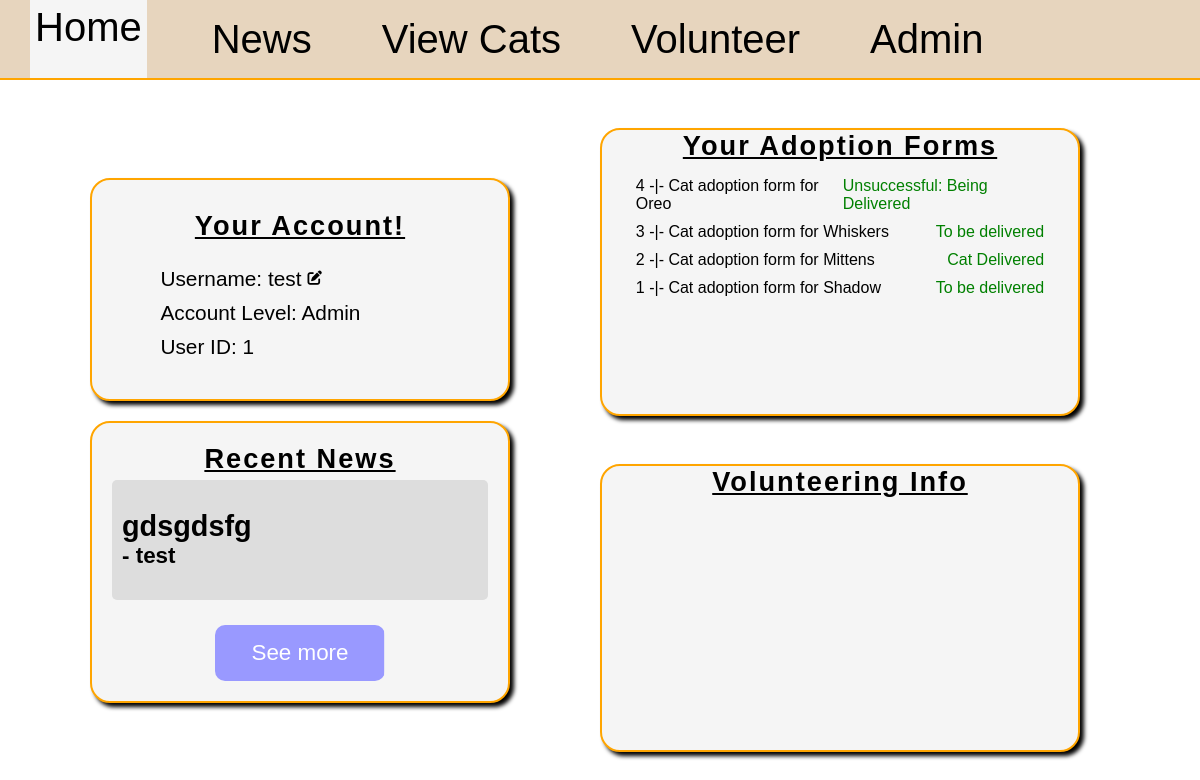
Page /home/1 on the earlier database version.
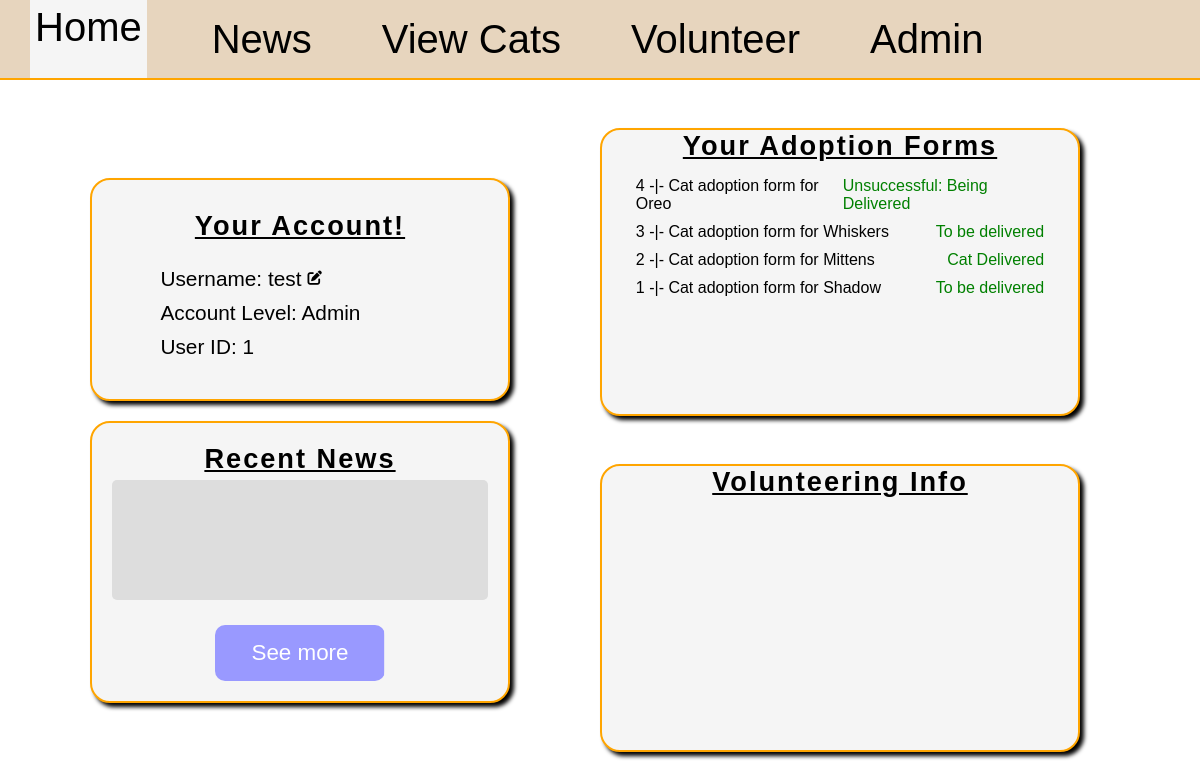
Same page on the later database version.
### db_management.py (models this page shows)
class News(db.Model):
    id = db.Column(db.Integer, primary_key=True)
    headline = db.Column(db.String(50), nullable=False, unique=True)
    description = db.Column(db.String(250), nullable=False, unique=True)
    author_id = db.Column(db.Integer, db.ForeignKey('user.id'), nullable=False)

class User(db.Model):
    id = db.Column(db.Integer, primary_key=True)
    username = db.Column(db.String(50), nullable=False, unique=True)
    password = db.Column(db.String(50), nullable=False)
    level = db.Column(db.String(50), nullable=False)
    news = db.relationship('News', backref='author', lazy=True)
    forms = db.relationship('AdoptionForm', backref='user', lazy=True)
    volunteer_request = db.relationship('VolunteerRequest', backref='user', lazy=True)
    transport = db.relationship('CatTransport', backref='user', lazy=True)

### main.py (the view)
@app.route('/home/<int:id>', methods=["GET", "POST"])
def home(id):
	user = User.query.filter(User.id==id).first()
	form = UsernameForm()
	newest_news = News.query.order_by(News.id.desc()).first()
	user_adoptions = AdoptionForm.query.filter(AdoptionForm.user_id==id).all()
	user_applications = VolunteerRequest.query.filter(VolunteerRequest.user_id==id).order_by(VolunteerRequest.user_id.desc()).all()
	if form.validate_on_submit():
		form_username = form.username.data
		found_user = User.query.filter(User.username==form_username).first()
		if found_user and form_username != user.username:
			form.username.data = user.username
			return render_template("home.html", applications=user_applications, user=user, form=form, error="exists", news=newest_news, asoptions=user_adoptions)
		else:
			user.username = form_username
			db.session.commit()
			return redirect(url_for("home", id=user.id))
	else:
		form.username.data = user.username
		return render_template("home.html", applications=user_applications, user=user, form=form, error="none", news=newest_news, adoptions=user_adoptions)

### templates/home.html (shortened to what this page needs)
{% extends "base.html" %}
{% block style %}
<link rel="stylesheet" href="{{ url_for('static', filename='home.css') }}">
<link rel="stylesheet" href="https://cdnjs.cloudflare.com/ajax/libs/font-awesome/6.5.0/css/all.min.css">
{% endblock %}
{% block content %}
<main>
	<section id="section-1">
	<div id="profile-div" class="page-div">
		<div id="details">
			<h2>Your Account!</h2>
			<p id="error" class="{{ error }}"></p>
			<div id="username-div">
				<p class="account-detail" id="username-show">Username: {{ user.username }}</p>
				<i class="fas fa-pen-to-square account-detail" id="edit"></i>
			</div>
			<p class="account-detail">Account Level: {{ user.level|capitalize }}</p>
			<p class="account-detail">User ID: {{ user.id }}</p>
		</div>
	</div>
	<div id="news-div" class="page-div">
		<h2>Recent News</h2>
		<div id="newest-news">
			{% if news %}
			<h3>{{ news.headline }}</h3>
			<h4>- {{ news.author.username }}</h4>
			{% else %}
			<h3></h3><h4></h4>
			{% endif %}
		</div>
		<a href="/news/{{ user.id }}" id="news-btn" class="page-link-btn">See more</a>
	</div>
	</section>
	<section id="section-2">
	<div id="adoptions-div" class="page-div">
		<h2>Your Adoption Forms</h2>
		<div id="user-adoptions">
			{% if adoptions %}
			{% for form in adoptions|reverse %}
			<div class="cat-form">
				<p class="form-link cat-adoption" id="{{ form.id }}">{{ form.id }} -|- Cat adoption form for {{ form.cat.name }}</p>
				{% if form.review %}
					{% if form.review.status=="Declined" %}
						<p class="denied">{{ form.review.status }}</p>
					{% else %}
						<p class="accepted">{{ form.review.status }}</p>
					{% endif %}
				{% endif %}
			</div>
			{% endfor %}
			{% else %}
			<p class="no-adoptions">Oh no! You don't have any adoption forms.</p>
			<p class="no-adoptions">Would you like to submit one?</p>
			<a href="/cats/{{ user.id}}" class="page-link-btn" id="adoption-btn">See cats</a>
			{% endif %}
		</div>
	</div>
	<div class="page-div" id="volunteer-div">
		<h2>Volunteering Info</h2>
	</div>
	</section>
</main>
{% endblock %}

Differences in the rows shown:
removed News: headline "gdsgdsfg"
shown differently, row unchanged: User "test": author.username "test" → (not shown)
